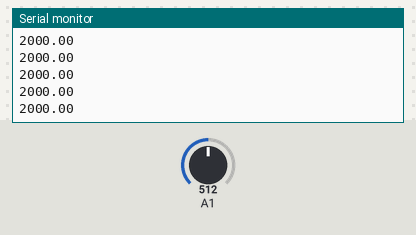
Simulated run of this sketch. Board: Arduino Uno, built with avr-gcc and run on an emulated ATmega328P. Parts: the last lines printed to the serial monitor. The inputs (shaded band) are chosen by the test bench; at power-on: A1 = 512.

Above: at 1.2 s.
1.3 s: A1 set to 716
At 2.4 s:
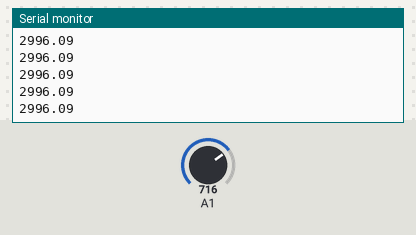
2.8 s: A1 set to 900
At 3.8 s:
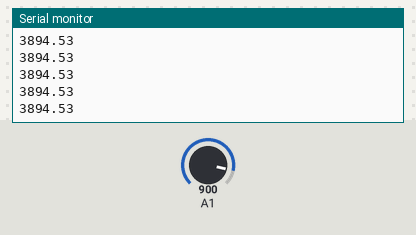
Timing chart, 0 to 5.8 s (numbered marks = the images above; inputs shaded):
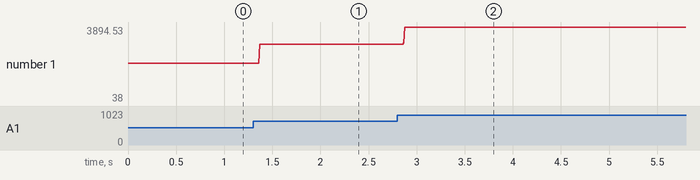

Measured:
- after the input at 1.3 s, the serial monitor: prints a new line after 0.07 s (image 1)
- after the input at 2.8 s, the serial monitor: prints a new line after 0.07 s (image 2)
- plotted number 1: 2000 → 2996.09 after the input at 1.3 s, 2996.09 → 38 after the input at 2.8 s

The sketch:

_9._Senzor_temperatura_brick.ino
```cpp
void setup() {
  // put your setup code here, to run once:
  Serial.begin(9600);
}

void loop() {
  // put your main code here, to run repeatedly:
  Serial.println(citesteTempInCelsius());
}

float citesteTempInCelsius() {
  float temperaturaMediata = 0;
  float sumaTemperatura;
  for (int i = 0; i < 10; i++) {
    int reading = analogRead(1);
    float voltage = reading * 5.0;
    voltage /= 1024.0;
    float temperaturaMediata = (voltage - 0.5) * 100;
    sumaTemperatura += temperaturaMediata;
    }
    return sumaTemperatura;
  }
```
